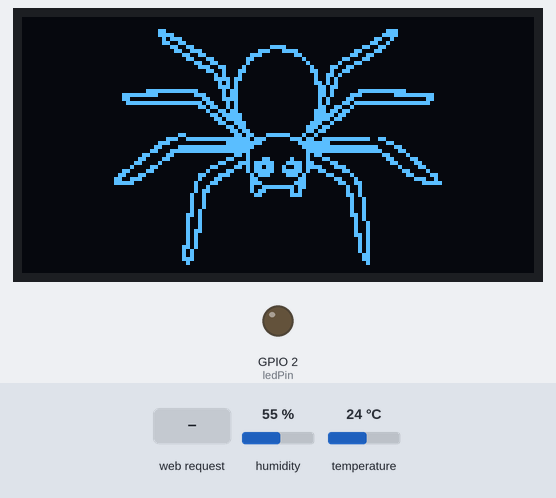
Bench run of a sketch on a simulated ESP32. On the bench: 128×64 one-colour display, output pins drawn as LEDs (lit = HIGH). Inputs (shaded band) come from the test bench; at power-on: humidity 55 %, temperature 24 °C. WiFi joins after 1.5 s; servers stay silent unless stated; storage starts empty; what the sketch prints to the serial monitor is not drawn.

Above: at 2.7 s.
2.8 s: HTTP request GET /on received
At 5.4 s:
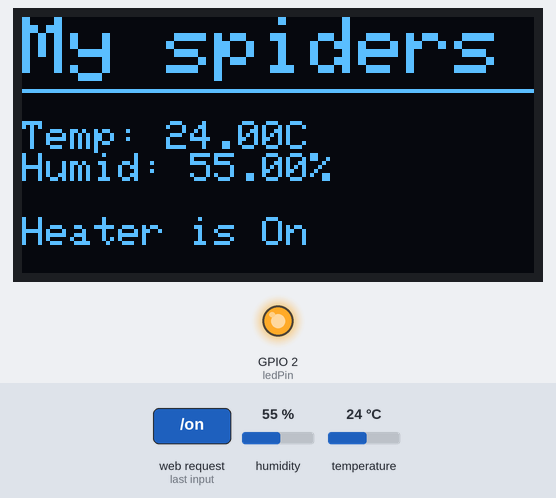
9.2 s: HTTP request GET /off received
At 9.5 s:
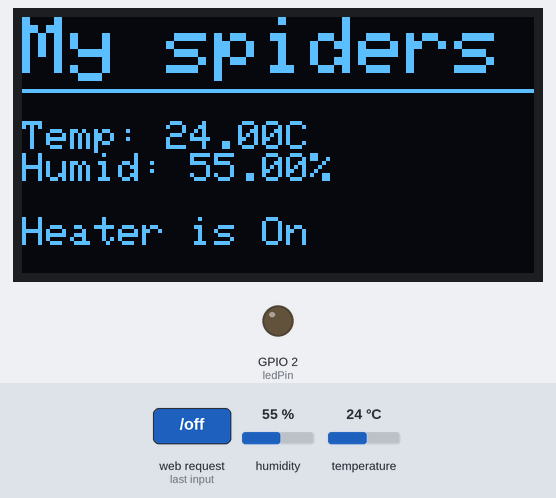
15.4 s: humidity set to 22 %
At 18.3 s:
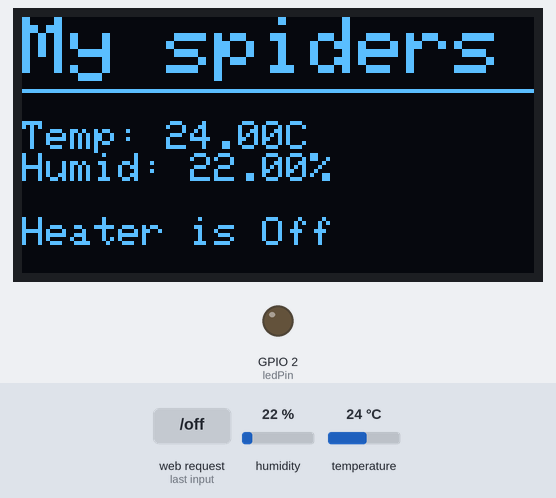
21.6 s: HTTP request GET /on?start_use=stop_t received
At 22.6 s:
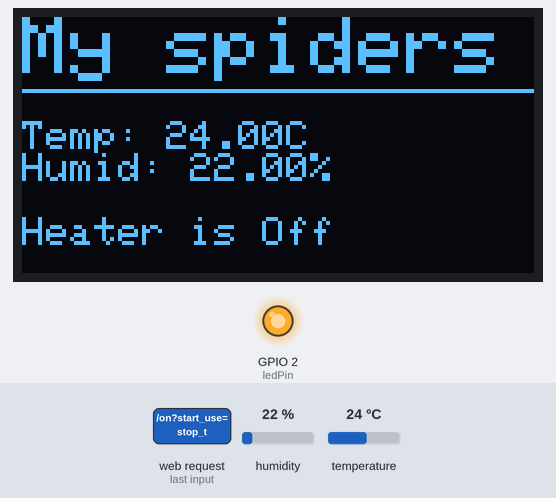
24.6 s: temperature set to 12 °C
At 26.9 s:
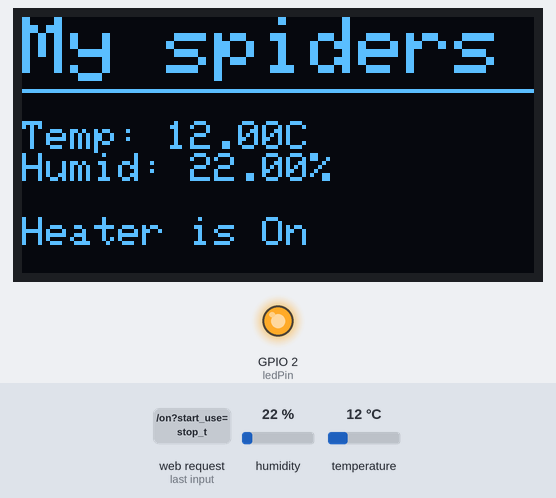
30.8 s: humidity set to 40 %
At 33.4 s:
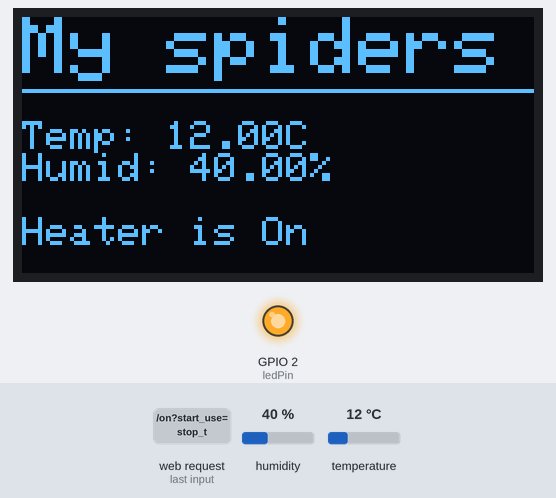
Timing chart, 0 to 34.9 s (numbered marks = the images above; inputs shaded):
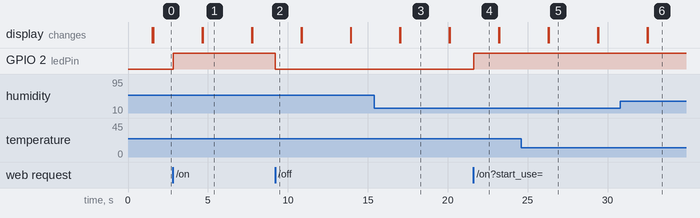

Measured:
- after the input at 2.8 s, GPIO 2 (ledPin): LOW → HIGH at once; the display: first differs from a run without the input after 1.9 s (image 1)
- after the input at 9.2 s, GPIO 2 (ledPin): HIGH → LOW at once
- after the input at 15.4 s, the display: first differs from a run without the input after 1.6 s (image 3)
- after the input at 21.6 s, GPIO 2 (ledPin): LOW → HIGH at once
- after the input at 24.6 s, the display: first differs from a run without the input after 1.7 s (image 5)
- after the input at 30.8 s, the display: first differs from a run without the input after 1.7 s (image 6)
- what the display in image 1 shows lasts 3.0 s, from 4.7 s to 7.7 s

The sketch:

Esp32Server.ino
```cpp
#include <WiFi.h>
#include "ESPAsyncWebServer.h"
#include "SPIFFS.h"
#include "Adafruit_SHT31.h"
#include <Adafruit_GFX.h>
#include <Adafruit_SSD1306.h>
#include <SPI.h>
#include <ArduinoOTA.h>
#include "GyverTimer.h"

#define SCREEN_WIDTH 128
#define SCREEN_HEIGHT 64
#define OLED_MOSI  25
#define OLED_CLK   17
#define OLED_DC    27
#define OLED_CS    16
#define OLED_RESET 14


const unsigned char myBitmap [] PROGMEM = {
  0x00, 0x00, 0x00, 0x00, 0x00, 0x00, 0x00, 0x00, 0x00, 0x00, 0x00, 0x00, 0x00, 0x00, 0x00, 0x00,
  0x00, 0x00, 0x00, 0x00, 0x00, 0x00, 0x00, 0x00, 0x00, 0x00, 0x00, 0x00, 0x00, 0x00, 0x00, 0x00,
  0x00, 0x00, 0x00, 0x00, 0x00, 0x00, 0x00, 0x00, 0x00, 0x00, 0x00, 0x00, 0x00, 0x00, 0x00, 0x00,
  0x00, 0x00, 0x00, 0x00, 0x30, 0x00, 0x00, 0x00, 0x00, 0x00, 0x00, 0x1c, 0x00, 0x00, 0x00, 0x00,
  0x00, 0x00, 0x00, 0x00, 0x3c, 0x00, 0x00, 0x00, 0x00, 0x00, 0x00, 0x3c, 0x00, 0x00, 0x00, 0x00,
  0x00, 0x00, 0x00, 0x00, 0x17, 0x00, 0x00, 0x00, 0x00, 0x00, 0x00, 0xc8, 0x00, 0x00, 0x00, 0x00,
  0x00, 0x00, 0x00, 0x00, 0x19, 0x80, 0x00, 0x00, 0x00, 0x00, 0x01, 0x90, 0x00, 0x00, 0x00, 0x00,
  0x00, 0x00, 0x00, 0x00, 0x06, 0x60, 0x00, 0x03, 0xc0, 0x00, 0x06, 0x60, 0x00, 0x00, 0x00, 0x00,
  0x00, 0x00, 0x00, 0x00, 0x03, 0x38, 0x00, 0x1c, 0x78, 0x00, 0x18, 0xc0, 0x00, 0x00, 0x00, 0x00,
  0x00, 0x00, 0x00, 0x00, 0x00, 0xcc, 0x00, 0x70, 0x0c, 0x00, 0x33, 0x00, 0x00, 0x00, 0x00, 0x00,
  0x00, 0x00, 0x00, 0x00, 0x00, 0x63, 0x00, 0xc0, 0x02, 0x00, 0xc6, 0x00, 0x00, 0x00, 0x00, 0x00,
  0x00, 0x00, 0x00, 0x00, 0x00, 0x19, 0x80, 0x80, 0x01, 0x01, 0x18, 0x00, 0x00, 0x00, 0x00, 0x00,
  0x00, 0x00, 0x00, 0x00, 0x00, 0x0e, 0x61, 0x00, 0x00, 0x86, 0x60, 0x00, 0x00, 0x00, 0x00, 0x00,
  0x00, 0x00, 0x00, 0x00, 0x00, 0x03, 0x23, 0x00, 0x00, 0xc4, 0xc0, 0x00, 0x00, 0x00, 0x00, 0x00,
  0x00, 0x00, 0x00, 0x00, 0x00, 0x00, 0xa2, 0x00, 0x00, 0x4d, 0x00, 0x00, 0x00, 0x00, 0x00, 0x00,
  0x00, 0x00, 0x00, 0x00, 0x00, 0x00, 0xf6, 0x00, 0x00, 0x4a, 0x00, 0x00, 0x00, 0x00, 0x00, 0x00,
  0x00, 0x00, 0x00, 0x00, 0x00, 0x00, 0x54, 0x00, 0x00, 0x6a, 0x00, 0x00, 0x00, 0x00, 0x00, 0x00,
  0x00, 0x00, 0x00, 0x00, 0x00, 0x00, 0x74, 0x00, 0x00, 0x36, 0x00, 0x00, 0x00, 0x00, 0x00, 0x00,
  0x00, 0x00, 0x00, 0x01, 0xff, 0xf0, 0x2c, 0x00, 0x00, 0x34, 0x0f, 0xff, 0x00, 0x00, 0x00, 0x00,
  0x00, 0x00, 0x00, 0x7f, 0xc0, 0x1c, 0x2c, 0x00, 0x00, 0x34, 0x38, 0x07, 0xfe, 0x00, 0x00, 0x00,
  0x00, 0x00, 0x00, 0x60, 0x00, 0x06, 0x3c, 0x00, 0x00, 0x28, 0x60, 0x00, 0x06, 0x00, 0x00, 0x00,
  0x00, 0x00, 0x00, 0x3f, 0xff, 0xfb, 0x14, 0x00, 0x00, 0x28, 0xdf, 0xff, 0xfc, 0x00, 0x00, 0x00,
  0x00, 0x00, 0x00, 0x00, 0x00, 0x0d, 0x94, 0x00, 0x00, 0x33, 0x20, 0x00, 0x00, 0x00, 0x00, 0x00,
  0x00, 0x00, 0x00, 0x00, 0x00, 0x02, 0x6c, 0x00, 0x00, 0x76, 0xc0, 0x00, 0x00, 0x00, 0x00, 0x00,
  0x00, 0x00, 0x00, 0x00, 0x00, 0x01, 0xbe, 0x00, 0x00, 0x7d, 0x80, 0x00, 0x00, 0x00, 0x00, 0x00,
  0x00, 0x00, 0x00, 0x00, 0x00, 0x00, 0xde, 0x00, 0x00, 0x7b, 0x00, 0x00, 0x00, 0x00, 0x00, 0x00,
  0x00, 0x00, 0x00, 0x00, 0x00, 0x00, 0x67, 0x00, 0x00, 0xe4, 0x00, 0x00, 0x00, 0x00, 0x00, 0x00,
  0x00, 0x00, 0x00, 0x00, 0x00, 0x00, 0x1b, 0x00, 0x01, 0xd8, 0x00, 0x00, 0x00, 0x00, 0x00, 0x00,
  0x00, 0x00, 0x00, 0x00, 0x00, 0x00, 0x0d, 0x80, 0x01, 0xb0, 0x00, 0x00, 0x00, 0x00, 0x00, 0x00,
  0x00, 0x00, 0x00, 0x00, 0x01, 0x80, 0x06, 0xc7, 0xe2, 0x40, 0x00, 0x00, 0x00, 0x00, 0x00, 0x00,
  0x00, 0x00, 0x00, 0x00, 0x0e, 0x7f, 0xff, 0xb8, 0x1d, 0x9f, 0xfe, 0x60, 0x00, 0x00, 0x00, 0x00,
  0x00, 0x00, 0x00, 0x00, 0x38, 0x00, 0x1f, 0xf0, 0x07, 0xf8, 0x00, 0x18, 0x00, 0x00, 0x00, 0x00,
  0x00, 0x00, 0x00, 0x00, 0x61, 0xff, 0xff, 0xc0, 0x03, 0xff, 0xff, 0x86, 0x00, 0x00, 0x00, 0x00,
  0x00, 0x00, 0x00, 0x00, 0xc7, 0xff, 0xff, 0x80, 0x01, 0xff, 0xff, 0xc3, 0x00, 0x00, 0x00, 0x00,
  0x00, 0x00, 0x00, 0x03, 0x0c, 0x00, 0x06, 0x80, 0x01, 0x60, 0x00, 0x30, 0x80, 0x00, 0x00, 0x00,
  0x00, 0x00, 0x00, 0x06, 0x18, 0x00, 0x18, 0x8c, 0x11, 0x18, 0x00, 0x18, 0x60, 0x00, 0x00, 0x00,
  0x00, 0x00, 0x00, 0x0c, 0x20, 0x00, 0x63, 0xbe, 0x3d, 0x86, 0x00, 0x0c, 0x30, 0x00, 0x00, 0x00,
  0x00, 0x00, 0x00, 0x10, 0xc0, 0x01, 0x86, 0xb6, 0x4d, 0xe3, 0x80, 0x02, 0x18, 0x00, 0x00, 0x00,
  0x00, 0x00, 0x00, 0x61, 0x80, 0x02, 0x18, 0xbe, 0x7d, 0x30, 0xc0, 0x01, 0x84, 0x00, 0x00, 0x00,
  0x00, 0x00, 0x00, 0xc6, 0x00, 0x0c, 0x70, 0x5c, 0x3a, 0x0c, 0x20, 0x00, 0xc3, 0x00, 0x00, 0x00,
  0x00, 0x00, 0x01, 0x9c, 0x00, 0x08, 0xc0, 0x60, 0x06, 0x03, 0x10, 0x00, 0x39, 0x00, 0x00, 0x00,
  0x00, 0x00, 0x01, 0xf0, 0x00, 0x11, 0x80, 0x70, 0x0e, 0x01, 0x98, 0x00, 0x0f, 0x80, 0x00, 0x00,
  0x00, 0x00, 0x00, 0x00, 0x00, 0x12, 0x00, 0x4f, 0xf6, 0x00, 0x48, 0x00, 0x00, 0x00, 0x00, 0x00,
  0x00, 0x00, 0x00, 0x00, 0x00, 0x16, 0x00, 0x58, 0x14, 0x00, 0x48, 0x00, 0x00, 0x00, 0x00, 0x00,
  0x00, 0x00, 0x00, 0x00, 0x00, 0x24, 0x00, 0x30, 0x1c, 0x00, 0x68, 0x00, 0x00, 0x00, 0x00, 0x00,
  0x00, 0x00, 0x00, 0x00, 0x00, 0x24, 0x00, 0x00, 0x00, 0x00, 0x24, 0x00, 0x00, 0x00, 0x00, 0x00,
  0x00, 0x00, 0x00, 0x00, 0x00, 0x24, 0x00, 0x00, 0x00, 0x00, 0x24, 0x00, 0x00, 0x00, 0x00, 0x00,
  0x00, 0x00, 0x00, 0x00, 0x00, 0x24, 0x00, 0x00, 0x00, 0x00, 0x24, 0x00, 0x00, 0x00, 0x00, 0x00,
  0x00, 0x00, 0x00, 0x00, 0x00, 0x28, 0x00, 0x00, 0x00, 0x00, 0x24, 0x00, 0x00, 0x00, 0x00, 0x00,
  0x00, 0x00, 0x00, 0x00, 0x00, 0x68, 0x00, 0x00, 0x00, 0x00, 0x34, 0x00, 0x00, 0x00, 0x00, 0x00,
  0x00, 0x00, 0x00, 0x00, 0x00, 0x48, 0x00, 0x00, 0x00, 0x00, 0x14, 0x00, 0x00, 0x00, 0x00, 0x00,
  0x00, 0x00, 0x00, 0x00, 0x00, 0x48, 0x00, 0x00, 0x00, 0x00, 0x12, 0x00, 0x00, 0x00, 0x00, 0x00,
  0x00, 0x00, 0x00, 0x00, 0x00, 0x48, 0x00, 0x00, 0x00, 0x00, 0x12, 0x00, 0x00, 0x00, 0x00, 0x00,
  0x00, 0x00, 0x00, 0x00, 0x00, 0x58, 0x00, 0x00, 0x00, 0x00, 0x12, 0x00, 0x00, 0x00, 0x00, 0x00,
  0x00, 0x00, 0x00, 0x00, 0x00, 0x50, 0x00, 0x00, 0x00, 0x00, 0x1a, 0x00, 0x00, 0x00, 0x00, 0x00,
  0x00, 0x00, 0x00, 0x00, 0x00, 0x50, 0x00, 0x00, 0x00, 0x00, 0x0a, 0x00, 0x00, 0x00, 0x00, 0x00,
  0x00, 0x00, 0x00, 0x00, 0x00, 0x50, 0x00, 0x00, 0x00, 0x00, 0x0a, 0x00, 0x00, 0x00, 0x00, 0x00,
  0x00, 0x00, 0x00, 0x00, 0x00, 0xd0, 0x00, 0x00, 0x00, 0x00, 0x0a, 0x00, 0x00, 0x00, 0x00, 0x00,
  0x00, 0x00, 0x00, 0x00, 0x00, 0xa0, 0x00, 0x00, 0x00, 0x00, 0x0a, 0x00, 0x00, 0x00, 0x00, 0x00,
  0x00, 0x00, 0x00, 0x00, 0x00, 0xa0, 0x00, 0x00, 0x00, 0x00, 0x06, 0x00, 0x00, 0x00, 0x00, 0x00,
  0x00, 0x00, 0x00, 0x00, 0x00, 0xe0, 0x00, 0x00, 0x00, 0x00, 0x06, 0x00, 0x00, 0x00, 0x00, 0x00,
  0x00, 0x00, 0x00, 0x00, 0x00, 0x40, 0x00, 0x00, 0x00, 0x00, 0x02, 0x00, 0x00, 0x00, 0x00, 0x00,
  0x00, 0x00, 0x00, 0x00, 0x00, 0x00, 0x00, 0x00, 0x00, 0x00, 0x00, 0x00, 0x00, 0x00, 0x00, 0x00,
  0x00, 0x00, 0x00, 0x00, 0x00, 0x00, 0x00, 0x00, 0x00, 0x00, 0x00, 0x00, 0x00, 0x00, 0x00, 0x00
};


const int ledPin = 2;
const char* ssid = "***";
const char* password = "***";
IPAddress ip(192,168,77,225);
IPAddress gateway(192,168,77,1);
IPAddress subnet(255,255,255,0);
IPAddress primaryDNS(8, 8, 8, 8);
IPAddress secondaryDNS(192,168,77,1);

Adafruit_SSD1306 display(SCREEN_WIDTH, SCREEN_HEIGHT, OLED_MOSI, OLED_CLK, OLED_DC, OLED_RESET, OLED_CS);
Adafruit_SHT31 sht31 = Adafruit_SHT31();
AsyncWebServer server(80);
AsyncWebSocket ws("/ws");
GTimer myTimer(MS, 3000);
SemaphoreHandle_t mutex;
boolean start_use=false;
boolean stop_use=false;
float start_t=20;
float stop_t=30;
volatile boolean is_on=false;
struct THD {float t; float h;};
THD thd {0.0, 0.0};

class THData
{
  private:
     float t;
     float h;
     SemaphoreHandle_t mutex;
  public:
     THData(SemaphoreHandle_t m){mutex=m; t=0; h=0;}

     void takeTH(THD * thd){
        if( xSemaphoreTake( mutex, ( TickType_t ) 100 ) == pdTRUE ) {
           thd->t=t; thd->h=h;
           xSemaphoreGive(mutex);
        }
      }

      boolean updateTH(float tn, float hn){
        if (isnan(tn) || isnan(hn)) return false;
        if( xSemaphoreTake( mutex, ( TickType_t ) 100 ) == pdTRUE ) {
           t=tn; h=hn;
           xSemaphoreGive(mutex);
           return true;
        }
        else return false;
      }
};
THData thdata=NULL;

String processor(const String& var){
  String response;
   if (var == "start_t") {
      response=String(start_t);
      return response;
    };
   if (var == "stop_t") {
      response=String(stop_t);
      return response;
    };
    if (var == "start_use") {
      if (start_use) return String("true");
      else return String("false");
      return response;
    };
   if (var == "stop_use") {
      if (stop_use) return String("true");
      else return String("false");
    };
  return String();
}

void withAuto(THD * thd) {
   if ((start_use) && (thd->t<start_t)) {digitalWrite(ledPin, HIGH);  is_on=true;}
   if ((stop_use) && (thd->t>stop_t))  {digitalWrite(ledPin, LOW); is_on=false;}
}

void withScreen(float t, float h){
   display.clearDisplay();
   display.setTextSize(2);
   display.setTextColor(SSD1306_WHITE);
   display.setCursor(0,0);
   display.println("My spiders");
   display.display();
   display.drawLine(0, 18, display.width(), 18, SSD1306_WHITE);
   display.setCursor(0,26);
   display.setTextSize(1);
   display.println("Temp: "+String(t)+"C");
   display.println("Humid: "+String(h)+"%");
   display.println("");
   if (is_on) display.println("Heater is On");
   else display.println("Heater is Off");
   display.display();
}


void taskForScreen( void * pvParameters ){
   float t=0.0;
   float h=0.0;
   const TickType_t xDelay = 3000 / portTICK_PERIOD_MS;

   if(!display.begin(SSD1306_SWITCHCAPVCC)) {Serial.println(F("SSD1306 allocation failed")); return;}
   display.clearDisplay();
   display.drawBitmap(0,0, myBitmap, 128, 64, 1);
   display.display();
   for(;;){
       vTaskDelay(xDelay);
       t=sht31.readTemperature();
       h=sht31.readHumidity();
       if (thdata.updateTH(t,h)) withScreen(t,h);
   }
}


void setup(){
  Serial.begin(115200);
  pinMode(ledPin, OUTPUT);

  if(!SPIFFS.begin(true)){
   Serial.println("An Error has occurred while mounting SPIFFS");
  }

  WiFi.disconnect(true);
  if (!WiFi.config(ip, gateway, subnet, primaryDNS, secondaryDNS)) {
    Serial.println("STA Failed to configure");
  }
  WiFi.begin(ssid, password);
  while (WiFi.status() != WL_CONNECTED) {
    delay(500);
    Serial.print(".");
  }
  Serial.println("");
  Serial.println("WiFi connected");
  Serial.println("IP address: ");
  Serial.println(WiFi.localIP());
  WiFi.setAutoReconnect(true);
  WiFi.persistent(true);

  Serial.println("SHT31 test");
  if (! sht31.begin(0x44)) {
    Serial.println("Couldn't find SHT31");
  }


  server.on("/", HTTP_GET, [](AsyncWebServerRequest *request){
    request->send(SPIFFS, "/ind.html", String(), false, processor);
  });


  server.on("/on", HTTP_GET, [](AsyncWebServerRequest *request){
    digitalWrite(ledPin, HIGH);
    is_on=true;
    request->send(200, "application/json", "{\"message\":\"On\"}");
  });

  server.on("/off", HTTP_GET, [](AsyncWebServerRequest *request){
    digitalWrite(ledPin, LOW);
    is_on=false;
    request->send(200, "application/json", "{\"message\":\"Off\"}");
  });

  server.on("/go_auto", HTTP_GET, [](AsyncWebServerRequest *request){
     if (request->hasParam("start_use")) {
        AsyncWebParameter* p1 = request->getParam("start_t");
        start_t=atof(p1->value().c_str());
        start_use=true;
     } else start_use=false;
     if (request->hasParam("stop_use")) {
        AsyncWebParameter* p2 = request->getParam("stop_t");
        stop_t=atof(p2->value().c_str());
        stop_use=true;
     } else stop_use=false;
    request->redirect("/");
  });

  server.addHandler(&ws);
  server.begin();
  ArduinoOTA.begin();

  mutex = xSemaphoreCreateMutex();
  thdata=THData(mutex);
  xTaskCreatePinnedToCore(taskForScreen, "screen", 2400, NULL, 1, NULL,1);
}


void loop(){
  ArduinoOTA.handle();
  if (myTimer.isReady()) {
        thdata.takeTH(&thd);
        withAuto(&thd);
        String temp= String(thd.t)+"+++"+String(thd.h)+"+++";
        if(is_on) temp=temp+"включен"; else temp=temp+"выключен";
        ws.textAll(temp.c_str());
  }
}
```
